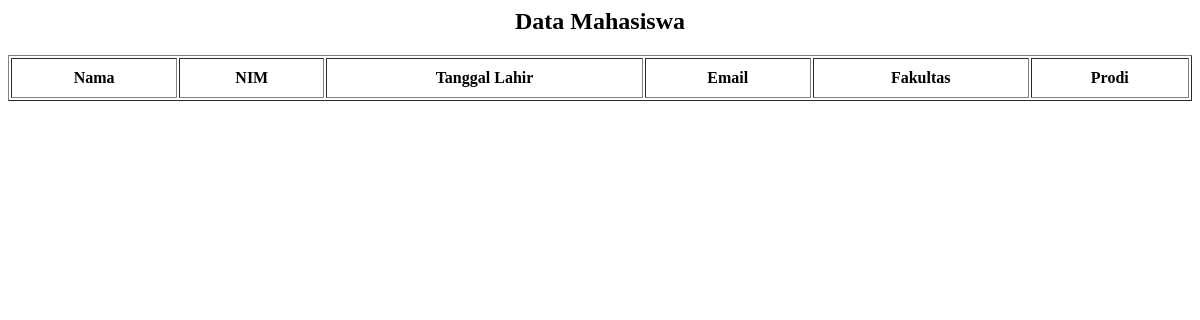
Before: /mahasiswa/ with the older database file.
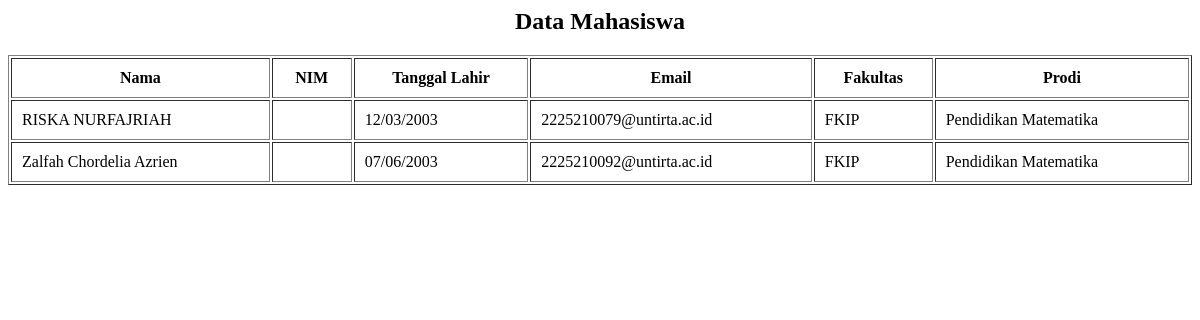
After: the same page with the newer database file.
### faperta/models.py (models this page shows, shortened)
class mahasiswa(models.Model):
    nama = models.CharField(max_length=50)
    NIM = models.CharField(max_length=40)
    tanggal_lahir = models.CharField(max_length=40)
    email = models.CharField(max_length=40)
    fakultas = models.CharField(max_length=40)
    prodi = models.CharField(max_length=40)

### faperta/views.py (the view)
# urls.py: path('mahasiswa/', mahasiswafaperta),
def mahasiswafaperta(request):
    mahasiswas = mahasiswa.objects.all()
    konteks = {
        'mahasiswas': mahasiswas,
    }
    return render(request, 'mahasiswa.html', konteks)

### faperta/templates/mahasiswa.html
{% block content %}
    <h2><center>Data Mahasiswa</center></h2>
        <table border="1" cellpadding="10" width="100%">
            <thead>
                <tr>
                    <th>Nama</th>
                    <th>NIM</th>
                    <th>Tanggal Lahir</th>
                    <th>Email</th>
                    <th>Fakultas</th>
                    <th>Prodi</th>
                </tr>
            </thead>
            <tbody>
                {% for mahasiswa in mahasiswas %}
                <tr>
                    <td>{{ mahasiswa.nama }}</td>
                    <td>{{ mahasiswa.NIP }}</td>
                    <td>{{ mahasiswa.tanggal_lahir }}</td>
                    <td>{{ mahasiswa.email }}</td>
                    <td>{{ mahasiswa.fakultas }}</td>
                    <td>{{ mahasiswa.prodi }}</td>
                </tr>
                {% endfor %}
            </tbody>
        </table>
{% endblock %}

Changed rows visible on the page:
added mahasiswa: nama "RISKA NURFAJRIAH", tanggal_lahir "12/03/2003", email "2225210079@untirta.ac.id", fakultas "FKIP", prodi "Pendidikan Matematika"
added mahasiswa: nama "Zalfah Chordelia Azrien", tanggal_lahir "07/06/2003", email "2225210092@untirta.ac.id", fakultas "FKIP", prodi "Pendidikan Matematika"
